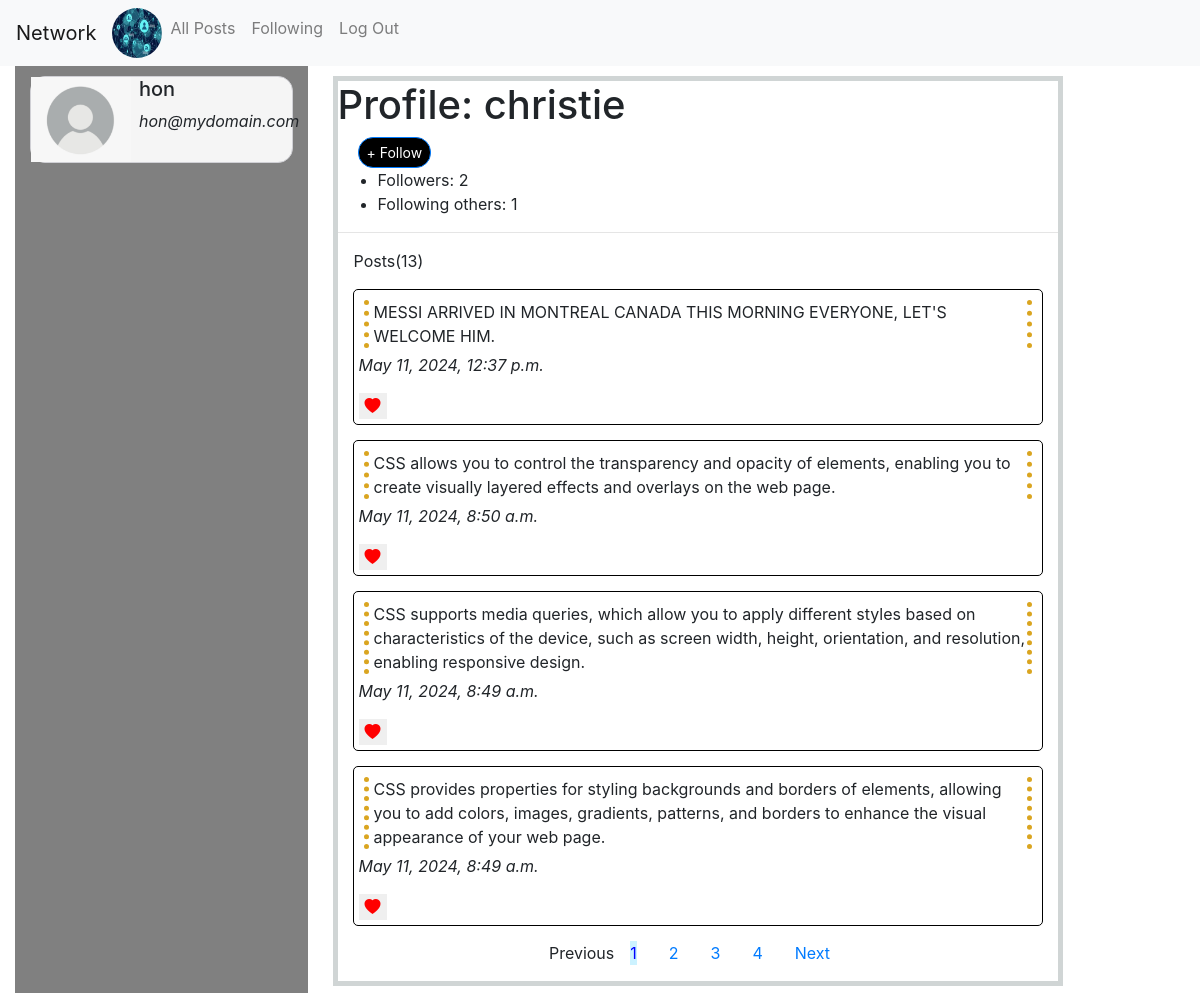
Screenshot of /profile/3 (signed in) with the database file from the repository.
### network/models.py (models this page shows)
class User(AbstractUser):
    pass

class Post(models.Model):
    poster=models.ForeignKey(User,on_delete=models.CASCADE,related_name="posts")
    content=models.TextField()
    timestamp=models.DateTimeField(auto_now_add=True)

### network/views.py (the view)
# urls.py: path('profile/<int:poster_id>',views.profile,name="profile"),
def profile(request,poster_id):
    if request.user.is_authenticated:
        this_user=User.objects.get(pk=poster_id)
        all_user_posts=this_user.posts.all()
        all_user_posts=all_user_posts.order_by('-timestamp')
        post_counts=len(all_user_posts)
        number_of_my_followers=this_user.followers.count()
        number_of_my_following=this_user.following_users.count()
        paginator = Paginator(all_user_posts, 4)
        page = request.GET.get('page', 1)
        try:
            all_user_posts = paginator.page(page)
        except PageNotAnInteger:
            all_user_posts = paginator.page(1)
        except EmptyPage:
            all_user_posts = paginator.page(paginator.num_pages)
        return render(request,'network/profile.html',{'posts':all_user_posts,'num_followers':number_of_my_followers,'num_following':number_of_my_following,'poster':this_user,'post_counts':post_counts})
    else:
        return redirect('login')

### network/templates/network/profile.html (shortened to what this page needs)
{%extends 'network/layout.html'%}
{%load static%}
{%block body%}
<div class="profile-container row">
  <div class="col-3 left">
    {%if request.user.is_authenticated%}
    <div class="d-flex person">
       <img src="{% static 'network/images/person.png' %}" alt='person' width="100" height="85" />
       <div class="sub-person ml-2">
          <h5>{{request.user.username}}</h5>
          <p><i>{{request.user.email}}</i></p>
       </div>
    </div>
    {%else%}
    <p>You're not logged in.</p>
    {%endif%}
  </div>
  <div class="col-md-8">
    <div class="new-post">
      <h1>Profile: {{poster.username}}</h1>
      {%if poster and request.user != poster%}
        {%if request.GET.is_following == 'True'  %}
      <form action="{% url 'followers' poster.username %}" method="POST">
        {%csrf_token%}
        <button type="submit" class="btn btn-sm btn-primary unfollow">+ Unfollow</button>
      </form>
        {%else%}
      <form action="{% url 'followers' poster.username %}" method="POST">
        <button type="submit" class="btn btn-sm btn-primary follow">+ Follow</button>
      </form>
      {%endif%} {%endif%}
      <ul>
        {%if num_followers%}
        <li>Followers: {{ num_followers }}</li>
        {%endif%} {%if num_following%}
        <li>Following others: {{ num_following }}</li>
        {%endif%}
      </ul>
      <hr/>
  {%if posts%}
      <div class="">
         {%if post_counts%}
        <p class="ml-3">Posts({{post_counts}})</p>
        {%endif%}
        {%for post in posts%}
        <div class="sub-new-post">
          <p class="original">{{ post.content }}</p>
          <p><i>{{ post.timestamp }}</i></p>
          <div class="like">
            <button type="button" data-post-id="{{ post.id }}" class="like-btn liked" id="btnLike">
            <i class="bi bi-heart-fill heart" id="heart-icon-{{ post.id }}"></i>
          </button>
        </div>
      </div>
        {%endfor%}
        <div class="pagination-container">
         {% if posts.has_other_pages %}
           <ul class="pagination justify-content-center">
           {% if posts.has_previous %}
             <li class="mx-3"><a href="?page={{ posts.previous_page_number }}">Previous</a></li>
           {% else %}
             <li class="disabled class="mx-3""><span>Previous</span></li>
           {% endif %}
           {% for i in posts.paginator.page_range %}
             {% if posts.number == i %}
               <li class="active mx-3"><span>{{ i }} <span class="sr-only">(current)</span></span></li>
             {% else %}
               <li class="mx-3"><a href="?page={{ i }}">{{ i }}</a></li>
             {% endif %}
           {% endfor %}
           {% if posts.has_next %}
             <li class="mx-3"><a href="?page={{ posts.next_page_number }}">Next</a></li>
           {% else %}
             <li class="disabled mx-3"><span>Next</span></li>
           {% endif %}
           </ul>
        {% endif %}
           </div>
     </div>
      </div>
      {%else%}
      <p>No posts have been posted yet!</p>
      {%endif%}
    </div>
  </div>
</div>
{%endblock%}

### network/static/network/styles.css (style rules this page uses)
body { width: 100%; padding:0; margin: auto; box-sizing: border-box; max-width: 1300px; }

### network/static/network/index-style.css (style rules this page uses)
.new-post { border:5px solid #d0d5d5; margin:10px; }
.sub-new-post { margin:15px; border:1px solid black; padding:5px; border-radius: 5px; }
.left { background-color: grey; }
.person { border-radius:15px; border:1px solid #d0d0d5; margin-top:10px; background-color: whitesmoke; }
.sub-person { align-items: center; }
.heart { color: red; border:none; }
#btnLike { border:none; }
.original { border-left: 5px dotted goldenrod; border-right:5px dotted goldenrod; padding-left: 5px; margin: 5px; }

### network/static/network/profile-style.css (style rules this page uses)
.profile-container { box-sizing: border-box; margin:0 15px; }
.follow,.unfollow { border-radius: 15px; background-color: black; margin-left:20px; }

### network/static/network/layout-style.css (style rules this page uses)
.active { color: blue; background-color: #ccf2ff; }

### rows the page displays
User: user.username "hon", user.email "hon@mydomain.com"
User: username "christie"
Post: content "MESSI ARRIVED IN MONTREAL CANADA THIS MORNING EVERYONE, LET'S WELCOME HIM.", timestamp "May 11, 2024, 12:37 p.m."
Post: content "CSS allows you to control the transparency and opacity of elements, enabling you to create visually layered effects and overlays on the web page.", timestamp "May 11, 2024, 8:50 a.m."
Post: content "CSS supports media queries, which allow you to apply different styles based on characteristics of the device, such as screen width, height, orientation, and resolution, enabling responsive design.", timestamp "May 11, 2024, 8:49 a.m."
Post: content "CSS provides properties for styling backgrounds and borders of elements, allowing you to add colors, images, gradients, patterns, and borders to enhance the visual appearance of your web page.", timestamp "May 11, 2024, 8:49 a.m."

### other values shown
{{ num_followers }} "2"
{{ num_following }} "1"
{{ post_counts }} "13"
{{ i }} "1"
{{ i }} "2" "3" "4"
